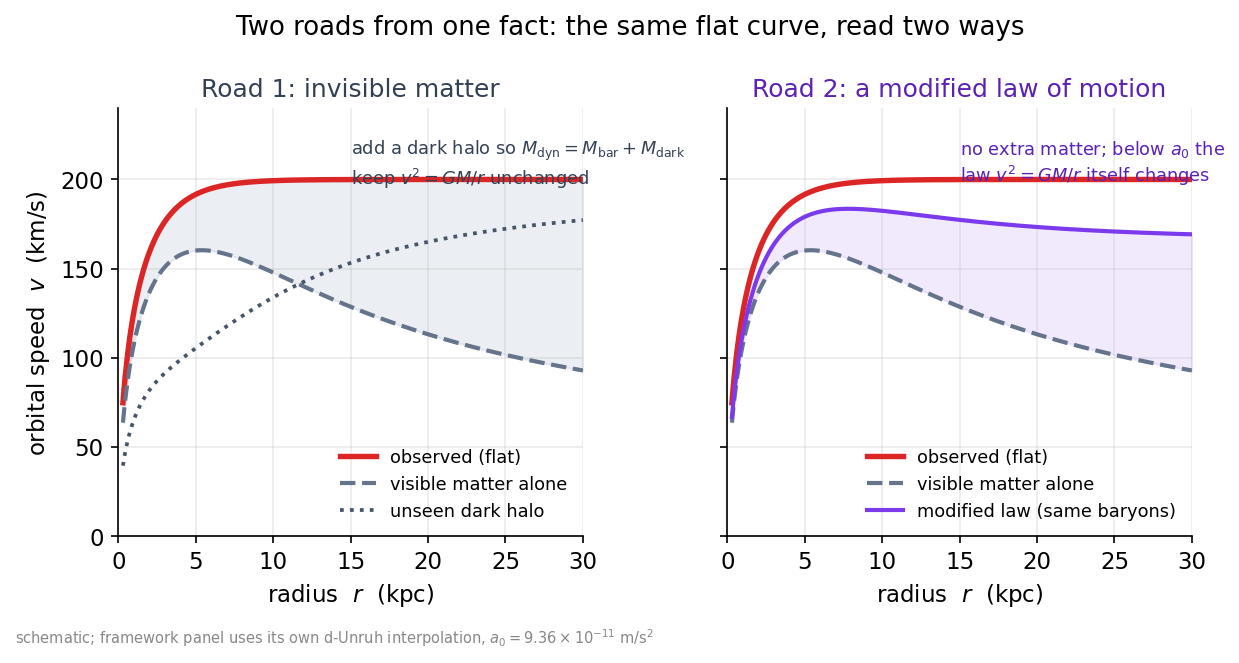

Reproduce this figure in Python.
import numpy as np, matplotlib
matplotlib.use("Agg")
import matplotlib.pyplot as plt
plt.rcParams.update({"figure.dpi":150,"savefig.dpi":150,"font.size":11,
    "axes.grid":True,"grid.alpha":0.25,"axes.spines.top":False,"axes.spines.right":False,
    "axes.titlesize":12,"figure.facecolor":"white","axes.facecolor":"white"})
C_FW="#7c3aed"; C_NEWTON="#64748b"; C_MOND="#0891b2"; C_DATA="#dc2626"
fig, axes = plt.subplots(1,2,figsize=(8.4,4.3),sharey=True)

G=6.674e-11; kpc=3.086e19; Msun=1.99e30
Rd=3.0; Mdisk=6e10*Msun; v_flat=200.0
r=np.linspace(0.3,30,400); x=r/Rd
v_bar=np.sqrt(G*(Mdisk*(1-(1+x)*np.exp(-x)))/(r*kpc))/1e3
v_obs=v_flat*np.sqrt(1.0-np.exp(-r/2.0))

for ax in axes:
    ax.plot(r, v_obs, color=C_DATA, lw=2.6, label="observed (flat)")
    ax.plot(r, v_bar, color=C_NEWTON, lw=2.0, ls="--", label="visible matter alone")
    ax.set_xlim(0,30); ax.set_ylim(0,240)
    ax.set_xlabel("radius  $r$  (kpc)")

# LEFT: dark matter fills the gap (extra mass, same Newton law)
v_halo=np.sqrt(np.clip(v_obs**2-v_bar**2,0,None))
axes[0].plot(r, v_halo, color="#475569", lw=1.8, ls=":", label="unseen dark halo")
axes[0].fill_between(r, v_bar, v_obs, color="#94a3b8", alpha=0.18)
axes[0].set_title("Road 1: invisible matter", color="#334155")
axes[0].text(0.5,0.93,"add a dark halo so $M_{\\rm dyn}=M_{\\rm bar}+M_{\\rm dark}$\nkeep $v^2=GM/r$ unchanged",
             transform=axes[0].transAxes, fontsize=8.5, va="top", color="#334155")
axes[0].set_ylabel("orbital speed  $v$  (km/s)")
axes[0].legend(frameon=False, loc="lower right", fontsize=8.5)

# RIGHT: modify the law (same baryons, weak-gravity boost)
a0=9.36e-11
g_bar=(v_bar*1e3)**2/(r*kpc)                 # baryonic accel
g_obs=np.sqrt(g_bar**2+g_bar*a0)             # framework's dS-Unruh interpolation
v_mod=np.sqrt(g_obs*(r*kpc))/1e3
axes[1].plot(r, v_mod, color=C_FW, lw=2.0, label="modified law (same baryons)")
axes[1].fill_between(r, v_bar, v_mod, color=C_FW, alpha=0.10)
axes[1].set_title("Road 2: a modified law of motion", color="#5b21b6")
axes[1].text(0.5,0.93,"no extra matter; below $a_0$ the\nlaw $v^2=GM/r$ itself changes",
             transform=axes[1].transAxes, fontsize=8.5, va="top", color="#5b21b6")
axes[1].legend(frameon=False, loc="lower right", fontsize=8.5)

fig.suptitle("Two roads from one fact: the same flat curve, read two ways", fontsize=12.5)
fig.text(0.012,0.005,"schematic; framework panel uses its own d‐Unruh interpolation, $a_0=9.36\\times10^{-11}$ m/s$^2$",
         fontsize=7, color="#888")
fig.tight_layout(rect=(0,0.02,1,1)); fig.savefig("ch01_two_roads.png", bbox_inches="tight"); print("ok")
